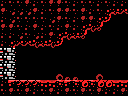

This game map was drawn from its Tiled (.tmx) file and the tilesets committed beside it. A one-line description and the full map source follow:
An orthogonal 16x12 tile map with 8x8 px tiles, 1 tile layer (Tile Layer 1) and 8 objects (big-item, 4x4-item, breakable-down, item, door-down, ...).

<map version="1.0" orientation="orthogonal" renderorder="right-down" width="16" height="12" tilewidth="8" tileheight="8" nextobjectid="33">
 <properties>
  <property name="right" value="hole" />
 </properties>
 <tileset firstgid="1" name="tiles" tilewidth="8" tileheight="8" tilecount="256" columns="16">
  <image source="tiles.png" width="128" height="128" />
 </tileset>
 <layer name="Tile Layer 1" width="16" height="12">
  <data encoding="csv">
114,113,113,115,114,113,115,115,113,114,113,113,114,113,114,114,
115,244,244,244,115,114,113,115,115,113,115,114,113,141,250,127,
114,244,113,113,113,113,244,115,113,114,115,115,141,125,1,1,
115,115,113,114,115,114,113,114,115,114,141,126,124,1,1,1,
114,114,244,113,244,114,115,141,126,250,124,1,1,1,1,1,
114,141,127,127,126,250,126,125,1,1,1,1,1,1,1,1,
147,149,1,1,1,1,1,1,1,1,1,1,1,1,1,1,
147,149,1,1,1,1,1,1,1,1,1,1,1,1,1,1,
147,149,1,1,1,1,1,1,1,1,1,1,1,1,1,1,
147,149,1,1,1,1,1,130,131,131,1,1,130,1,1,1,
114,99,98,98,98,100,100,254,99,254,97,254,97,97,100,100,
113,115,113,115,114,113,115,114,115,113,115,113,115,114,114,115
</data>
 </layer>
 <objectgroup name="objects">
  <object id="14" type="big-item" x="88" y="56" width="32" height="24" />
  <object id="16" type="4x4-item" x="88" y="48" width="32" height="32" />
  <object id="19" type="breakable-down" x="48" y="80" width="32" height="16" />
  <object id="26" type="item" x="96" y="64" width="16" height="16" />
  <object id="29" type="door-down" x="48" y="80" width="32" height="16" />
  <object id="30" type="door-left" x="0" y="56" width="16" height="24" />
  <object id="31" type="breakable-left" x="0" y="48" width="16" height="32" />
  <object id="32" type="walker-right" x="16" y="48" width="32" height="32" />
 </objectgroup>
</map>
